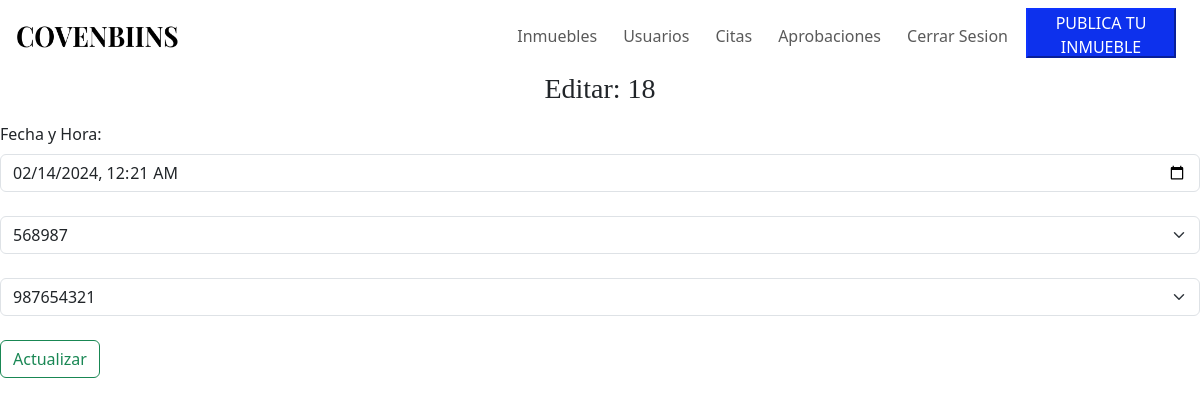
The app's page /citas_editar/18/ with its own data.
### covenbiins/models.py (models this page shows, shortened)
class Citas(models.Model):
    ESTADO = (
        (1, 'Asignada'),
        (2, 'Realizada'),
        (3, 'Cancelada')
    )
    id_Citas = models.BigAutoField(primary_key=True, blank=True)
    horaCita = models.DateTimeField()
    usuario = models.ForeignKey('Usuarios', on_delete=models.CASCADE, related_name='UsuarioFk')
    asesor = models.ForeignKey('Usuarios', on_delete=models.CASCADE, related_name='AsesorFk')
    estado = models.IntegerField(choices=ESTADO, default=1)

class Usuarios(models.Model):
    Roles = (
        (1, 'Administrador'),
        (2, 'Asesor Legal'),
        (3, 'Vendedor'),
        (4, 'Comprador'),
    )
    cedula = models.CharField(unique=True, primary_key=True, max_length=10)
    foto = models.ImageField(null=True, blank=True, default='fotos/default.jpeg', upload_to='fotos')
    nombre = models.CharField(max_length=50)
    apellido = models.CharField(max_length=50)
    fechaNacimiento = models.DateField()
    telefono = models.CharField(max_length=50)
    direccion = models.CharField(max_length=50)
    tipoUsuario = models.IntegerField(choices=Roles, default=4)
    email = models.EmailField(unique=True, null=True)
    contrasena = models.CharField(max_length=50, null=True)

### covenbiins/views.py (the view)
# urls.py: path("citas_editar/<int:id_Citas>/", views.citas_editar, name="citas_editar"),
def citas_editar(request, id_Citas):
    q = Citas.objects.get(pk=id_Citas)
    query = Usuarios.objects.all()
    q.horaCita = q.horaCita.strftime('%Y-%m-%dT%H:%M')
    contexto = {"id": id_Citas, "data": q, "usuarios": query}
    return render(request, "covenbiins/citas/form_citas.html", contexto)

### covenbiins/templates/covenbiins/citas/form_citas.html (shortened to what this page needs)
{% extends 'covenbiins/base2.html' %}
{% load static %}
{% block contenedor %}
    {% if id %}
        <h3>Editar: {{ id }}</h3>
    {% endif %}
    <form method="post" action="{% url 'covenbiins:citas_guardar' %}">
        <div class="mt-3">
            <label class="form-label">Fecha y Hora:</label>
            <input type="datetime-local" name="horaCita" class="form-control" value="{{ data.horaCita}}">
        </div>
        <br>
        <select name="usuario" class="form-select">
            {% for i in usuarios %}
                <option value="{{ i.cedula }}"{% if data.usuario.cedula == i.cedula %}selected=""{% endif %}>{{ i.cedula }}</option>
            {% endfor %}
        </select>
        <br>
        <select name="asesor" class="form-select">
            {% for i in usuarios %}
                <option value="{{ i.cedula }}"{% if data.asesor.cedula == i.cedula %}selected=""{% endif %}>{{ i.cedula }}</option>
            {% endfor %}
        </select>
        <br>
        {% if id %}
            <button type="submit" class="btn btn-outline-success">Actualizar</button>
        {% else %}
            <button type="submit" class="btn btn-outline-success">Crear</button>
        {% endif %}
    </form>
{% endblock %}

### covenbiins/static/covenbiins/css/estilos.css (style rules this page uses)
h3 { font-family: 'EB Garamond', serif; text-align: center; }
button { font-family: 'Poppins', sans-serif; }

### records on screen
Citas: horaCita "02/14/2024 00:21", usuario "568987", asesor "987654321"

### other values on screen
{{ id }} "18"
